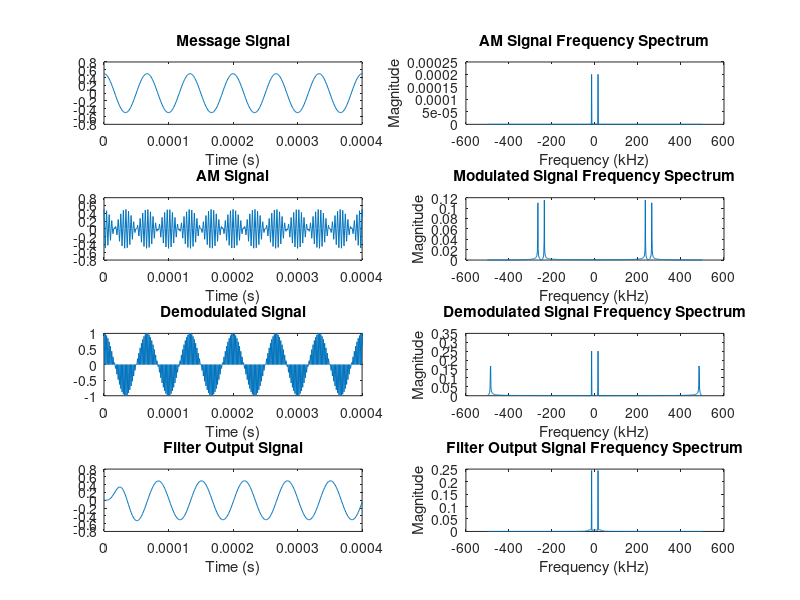

Write the MATLAB code that produced this figure.
% L.B.I.P Thilakasiri - E/16/367
% EE357 Communication Systems: Laboratary 01 - DSB-SC Section I

% general specifications
ac = 1;
am = 0.5;
fs = 1000000;                         
t1 = 0:1/fs:8/10000;  
len = length(t1);
fm = 15000;
fc = 250*1000;
fn = fs/len;
ff = -fs/2:fn:fs/2-fn;

% signal specifications
mt = am*cos(2*pi*fm.*t1);
wc = 2*pi*fc;
ct = ac*cos(wc.*t1);
st = ac.*(mt).*cos(wc.*t1);

sw1 = abs(fftshift(fft(mt)));
sw2 = abs(fftshift(fft(st)));
dmt = 2*st.*ct;                        
sw3 = abs(fftshift(fft(dmt)));

%filter
%cof is taken from 2*pi*(2*15*1000) 
cof = 30000/(fs/2);         % cut-off freq        
order = 5;
[b,a] = butter(order,cof);

%filter output signal t-domain 
fot = filter(b,a,dmt); 
sw4 = abs(fftshift(fft(fot)));

figure (1)
subplot(4, 2, 1);
plot(t1,mt);
xlim([0,4/10000]);
xlabel('Time (s)')
title("Message Signal");

subplot(4, 2, 3);
plot(t1,st);
xlim([0,4/10000]);
xlabel('Time (s)')
title("AM Signal");

subplot(4, 2, 5);
plot(t1,dmt);
xlim([0,4/10000]);
xlabel('Time (s)')
title("Demodulated Signal");

subplot(4, 2, 7);
plot(t1,fot);
xlim([0,4/10000]);
xlabel('Time (s)')
title("Filter Output Signal");

subplot(4, 2, 2);
plot(ff/1000, abs(sw1)/(fs));
xlabel('Frequency (kHz)')
ylabel('Magnitude')
title("AM Signal Frequency Spectrum");

subplot(4, 2, 4);
plot(ff/1000, abs(sw2)/len);
xlabel('Frequency (kHz)')
ylabel('Magnitude')
title("Modulated Signal Frequency Spectrum");

subplot(4, 2, 6);
plot(ff/1000, abs(sw3)/len);
xlabel('Frequency (kHz)')
ylabel('Magnitude')
title("Demodulated Signal Frequency Spectrum");

subplot(4, 2, 8);
plot(ff/1000, abs(sw4)/len);
xlabel('Frequency (kHz)')
ylabel('Magnitude')
title("Filter Output Signal Frequency Spectrum");
